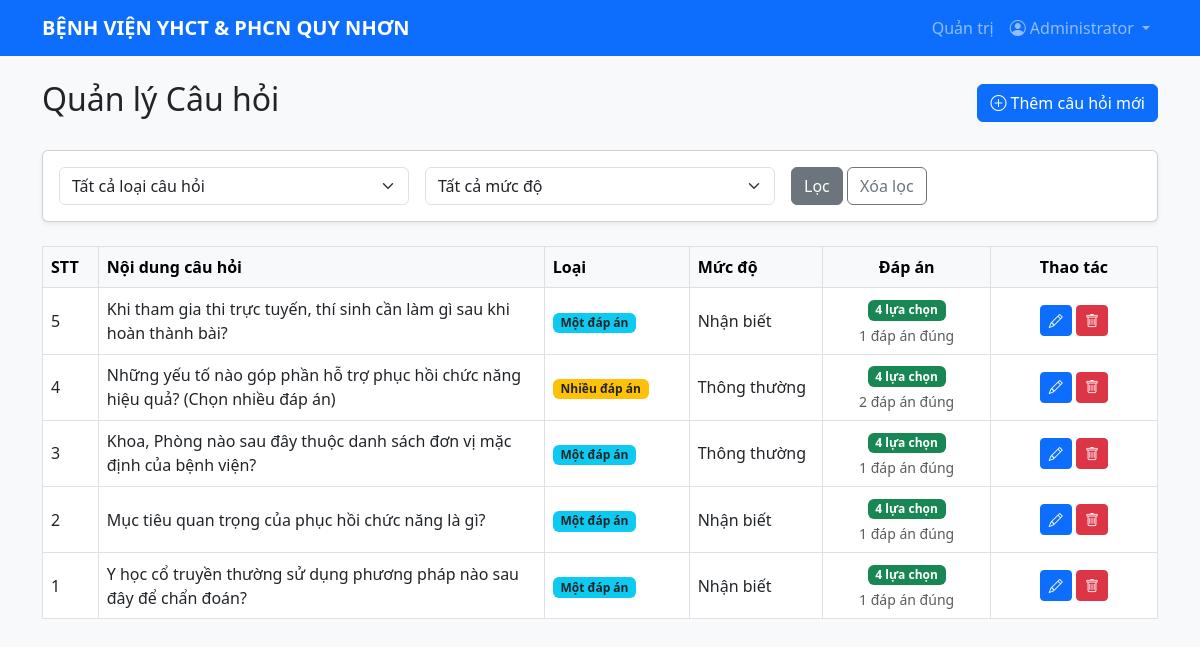
Screenshot of /admin/questions.php (signed in) with the database file from the repository.
### tables this page shows
CREATE TABLE site_settings (
    setting_key VARCHAR(100) PRIMARY KEY,
    setting_value VARCHAR(255) NOT NULL,
    updated_at TIMESTAMP NOT NULL DEFAULT CURRENT_TIMESTAMP ON UPDATE CURRENT_TIMESTAMP
);

CREATE TABLE questions (
    id INT UNSIGNED AUTO_INCREMENT PRIMARY KEY,
    category_id INT UNSIGNED NULL,
    content TEXT NOT NULL,
    type ENUM('single', 'multiple') NOT NULL DEFAULT 'single',
    level ENUM('1', '2', '3', '4', '5') NOT NULL DEFAULT '1' COMMENT '1: Nhận biết, 2: Thông thường, 3: Thông hiểu, 4: Vận dụng, 5: Vận dụng cao',
    created_at TIMESTAMP NOT NULL DEFAULT CURRENT_TIMESTAMP,
    updated_at TIMESTAMP NOT NULL DEFAULT CURRENT_TIMESTAMP ON UPDATE CURRENT_TIMESTAMP,
    KEY idx_questions_category_id (category_id),
    KEY idx_questions_level (level),
    CONSTRAINT fk_questions_category FOREIGN KEY (category_id) REFERENCES categories(id) ON DELETE SET NULL ON UPDATE CASCADE
);

### includes/functions.php (called while the page is built, shortened)
<?php
function h($str) {
    return htmlspecialchars($str ?? '', ENT_QUOTES, 'UTF-8');
}
function getSiteSetting($pdo, $key, $default = '') {
    static $settings = [];
    if (!array_key_exists($key, $settings)) {
        $stmt = $pdo->prepare("SELECT setting_value FROM site_settings WHERE setting_key = ?");
        $stmt->execute([$key]);
        $value = $stmt->fetchColumn();
        $settings[$key] = $value === false ? $default : $value;
    }
    return $settings[$key];
}
function isLoggedIn() {
    return isset($_SESSION['user_id']);
}
function isAdmin() {
    return isset($_SESSION['role']) && $_SESSION['role'] === 'admin';
}
?>

### admin/questions.php (the view, shortened to what this page needs)
<?php
require_once __DIR__ . '/../config/database.php';
require_once __DIR__ . '/../includes/functions.php';
$query = "SELECT q.*, c.name as category_name,
                 COALESCE(a.answer_count, 0) AS answer_count,
                 COALESCE(a.correct_count, 0) AS correct_count
          FROM questions q
          LEFT JOIN categories c ON q.category_id = c.id
          LEFT JOIN (
              SELECT question_id,
                     COUNT(*) AS answer_count,
                     SUM(CASE WHEN is_correct = 1 THEN 1 ELSE 0 END) AS correct_count
              FROM answers
              GROUP BY question_id
          ) a ON a.question_id = q.id
          WHERE 1=1";
$params = [];
$query .= " ORDER BY q.id DESC";
$stmt = $pdo->prepare($query);
$stmt->execute($params);
$questions = $stmt->fetchAll();
require_once __DIR__ . '/../includes/header.php';
?>
<div class="d-flex justify-content-between align-items-center mb-4">
    <h2>Quản lý Câu hỏi</h2>
    <a href="question_edit.php" class="btn btn-primary"><i class="bi bi-plus-circle"></i> Thêm câu hỏi mới</a>
</div>
<div class="card shadow-sm mb-4">
    <div class="card-body">
        <form method="GET" class="row g-3">
            <div class="col-md-4">
                <select name="type" class="form-select">
                    <option value="">Tất cả loại câu hỏi</option>
                </select>
            </div>
            <div class="col-md-4">
                <select name="level" class="form-select">
                    <option value="">Tất cả mức độ</option>
                </select>
            </div>
            <div class="col-md-4">
                <button type="submit" class="btn btn-secondary">Lọc</button>
                <a href="questions.php" class="btn btn-outline-secondary">Xóa lọc</a>
            </div>
        </form>
    </div>
</div>
<div class="table-responsive">
    <table class="table table-bordered table-hover align-middle bg-white">
        <thead class="table-light">
            <tr>
                <th width="5%">STT</th>
                <th width="40%">Nội dung câu hỏi</th>
                <th width="13%">Loại</th>
                <th width="12%">Mức độ</th>
                <th width="15%" class="text-center">Đáp án</th>
                <th width="20%" class="text-center">Thao tác</th>
            </tr>
        </thead>
        <tbody>
            <?php $stt = count($questions); foreach ($questions as $q): ?>
            <tr>
                <td><?= $stt-- ?></td>
                <td>
                    <?= mb_strimwidth(strip_tags($q['content']), 0, 100, '...') ?>
                </td>
                <td>
                    <?php if($q['type'] == 'single'): ?>
                        <span class="badge bg-info text-dark">Một đáp án</span>
                    <?php else: ?>
                        <span class="badge bg-warning text-dark">Nhiều đáp án</span>
                    <?php endif; ?>
                </td>
                <td>
                    <?php
                        $levels = ['1' => 'Nhận biết', '2' => 'Thông thường', '3' => 'Thông hiểu', '4' => 'Vận dụng', '5' => 'Vận dụng cao'];
                        echo $levels[$q['level']] ?? '';
                    ?>
                </td>
                <td class="text-center">
                    <span class="badge <?= (int)$q['answer_count'] > 0 ? 'bg-success' : 'bg-danger' ?>">
                        <?= (int)$q['answer_count'] ?> lựa chọn
                    </span>
                    <div class="small text-muted mt-1"><?= (int)$q['correct_count'] ?> đáp án đúng</div>
                </td>
                <td class="text-center">
                    <a href="question_edit.php?id=<?= $q['id'] ?>" class="btn btn-sm btn-primary" title="Sửa"><i class="bi bi-pencil"></i></a>
                    <a href="question_delete.php?id=<?= $q['id'] ?>" class="btn btn-sm btn-danger" title="Xóa"><i class="bi bi-trash"></i></a>
                </td>
            </tr>
            <?php endforeach; ?>
        </tbody>
    </table>
</div>
<?php require_once __DIR__ . '/../includes/footer.php'; ?>

### includes/header.php (shortened to what this page needs)
<?php
require_once __DIR__ . '/../config/database.php';
require_once __DIR__ . '/functions.php';
$contestName = getSiteSetting($pdo, 'contest_name', 'BỆNH VIỆN YHCT & PHCN QUY NHƠN');
?>
<!DOCTYPE html>
<html lang="vi">
<head>
    <link href="https://cdn.jsdelivr.net/npm/bootstrap@5.3.0/dist/css/bootstrap.min.css" rel="stylesheet">
    <link rel="stylesheet" href="https://cdn.jsdelivr.net/npm/bootstrap-icons@1.10.5/font/bootstrap-icons.css">
</head>
<body>
<nav class="navbar navbar-expand-lg navbar-dark bg-primary mb-4">
  <div class="container">
    <a class="navbar-brand" href="/index.php"><?= h($contestName) ?></a>
    <div class="collapse navbar-collapse" id="navbarNav">
      <ul class="navbar-nav">
        <?php if (isLoggedIn()): ?>
        <?php if (isAdmin()): ?>
        <li class="nav-item">
          <a class="nav-link" href="/admin/index.php">Quản trị</a>
        </li>
        <?php endif; ?>
        <li class="nav-item dropdown">
          <a class="nav-link dropdown-toggle" href="#" id="navbarDropdown" role="button" data-bs-toggle="dropdown">
            <i class="bi bi-person-circle"></i> <?= h($_SESSION['fullname'] ?? '') ?>
          </a>
        </li>
        <?php endif; ?>
      </ul>
    </div>
  </div>
</nav>
<div class="container">

### includes/footer.php (shortened to what this page needs)
</div>
</body>
</html>

### includes/header.php (style rules this page uses)
body { background-color: #f8f9fa; }
.navbar-brand { white-space: normal; line-height: 1.2; font-weight: 600; }

### rows the page displays
site_settings: setting_value "BỆNH VIỆN YHCT & PHCN QUY NHƠN"
questions: content "Khi tham gia thi trực tuyến, thí sinh cần làm gì sau khi hoàn thành bài?", type "Một đáp án", level "Nhận biết", answer_count "4", correct_count "1"
questions: content "Những yếu tố nào góp phần hỗ trợ phục hồi chức năng hiệu quả? (Chọn nhiều đáp án)", type "Nhiều đáp án", level "Thông thường", answer_count "4", correct_count "2"
questions: content "Khoa, Phòng nào sau đây thuộc danh sách đơn vị mặc định của bệnh viện?", type "Một đáp án", level "Thông thường", answer_count "4", correct_count "1"
questions: content "Mục tiêu quan trọng của phục hồi chức năng là gì?", type "Một đáp án", level "Nhận biết", answer_count "4", correct_count "1"
questions: content "Y học cổ truyền thường sử dụng phương pháp nào sau đây để chẩn đoán?", type "Một đáp án", level "Nhận biết", answer_count "4", correct_count "1"

### other values shown
$_SESSION['fullname'] "Administrator"
